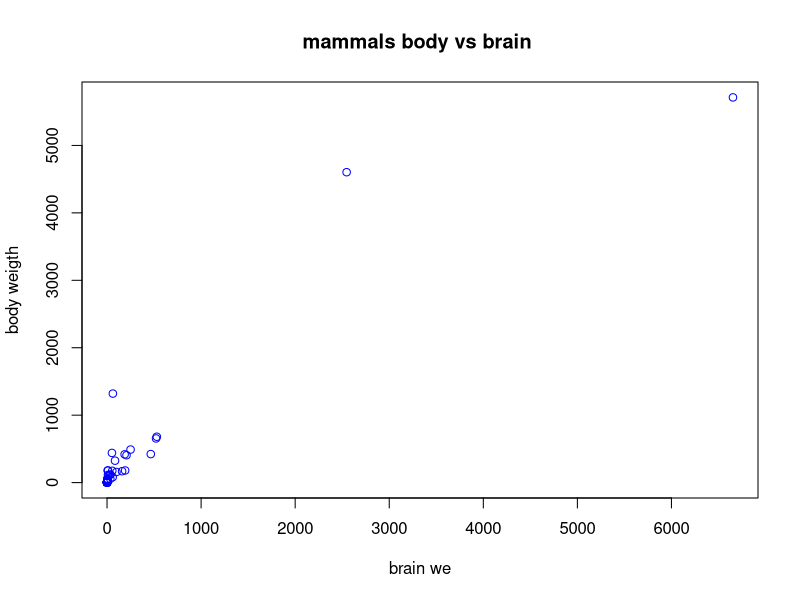
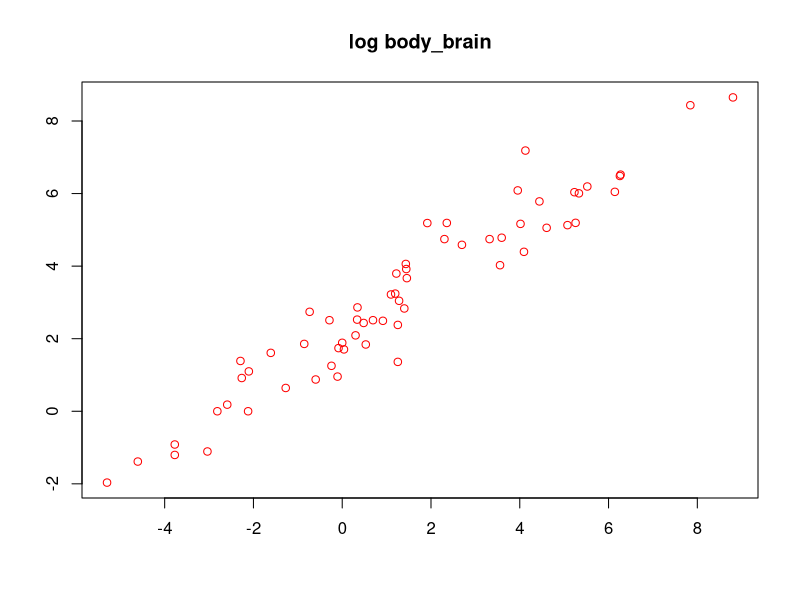

Recreate these plots in R, in order.
data("mammals",package="MASS")
pccor=c(mammals$body,mammals$brain,method="person")
sccor=c(mammals$body,mammals$brain,method="spearman")

print("correlation oof perason :")
cat(pccor)
plot(mammals$body,mammals$brain,col="blue",xlab = "brain we",ylab="body weigth",main="mammals body vs brain ")

log_body=log(mammals$body)
log_brain=log(mammals$brain)

plot(log_body,log_brain,col="red",xlab="",ylab="",main="log body_brain")